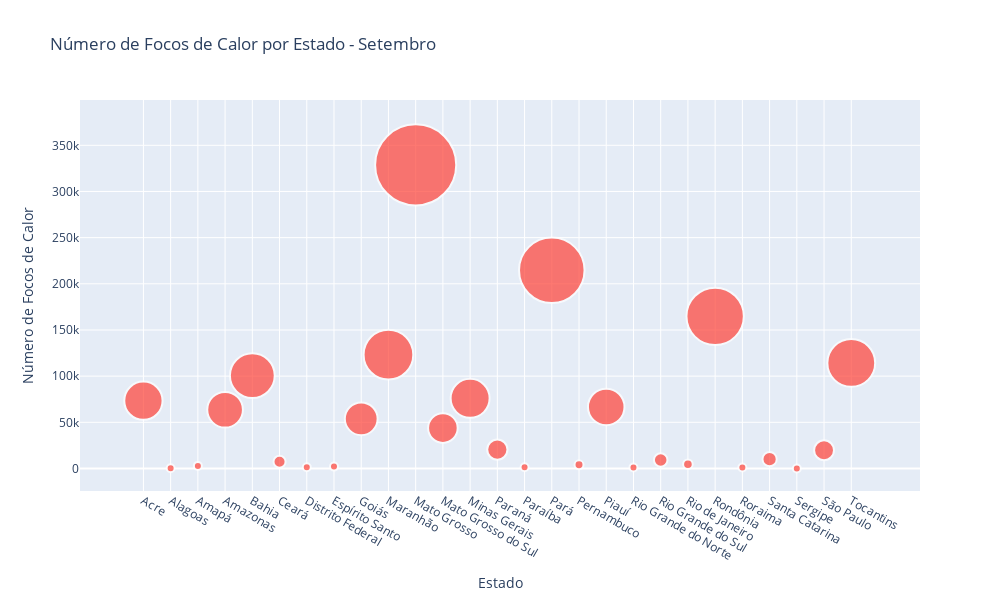

The notebook cell saved with this chart:
### Code cell
#Bubble Chart do Número de Focos de Calor por Estado - Setembro
base_temp = base.loc[base['month'] == 'Setembro']
plot_forest_fires_state(base_temp, 'Número de Focos de Calor por Estado - Setembro', False)

### Figure 1 — Plotly figure (JSON) as saved in the notebook; plotly's stock layout.template omitted (floating-point values rounded to 4 significant figures)
{"data": [{"marker": {"color": "rgb(255, 65, 54)", "line": {"width": 2}, "size": [733.8, 2.43, 27.86, 636.3, 1006.0, 72.54, 13.77, 20.1, 538.0, 1233.0, 3288.0, 437.2, 759.3, 204.3, 13.05, 2146.0, 40.14, 666.5, 11.26, 91.47, 46.29, 1648.0, 10.43, 100.9, 0.19, 197.6, 1143.0], "sizemin": 4, "sizemode": "area"}, "mode": "markers", "type": "scatter", "x": ["Acre", "Alagoas", "Amapá", "Amazonas", "Bahia", "Ceará", "Distrito Federal", "Espírito Santo", "Goiás", "Maranhão", "Mato Grosso", "Mato Grosso do Sul", "Minas Gerais", "Paraná", "Paraíba", "Pará", "Pernambuco", "Piauí", "Rio Grande do Norte", "Rio Grande do Sul", "Rio de Janeiro", "Rondônia", "Roraima", "Santa Catarina", "Sergipe", "São Paulo", "Tocantins"], "y": [73382, 243, 2786, 63627, 100565, 7254, 1377, 2010, 53799, 123294, 328805, 43725, 75934, 20435, 1305, 214642, 4014, 66653, 1126, 9147, 4629, 164751, 1043, 10087, 19, 19756, 114305]}], "layout": {"height": 600, "title": {"text": "Número de Focos de Calor por Estado - Setembro"}, "width": 1000, "xaxis": {"title": {"text": "Estado"}}, "yaxis": {"title": {"text": "Número de Focos de Calor"}}}}
